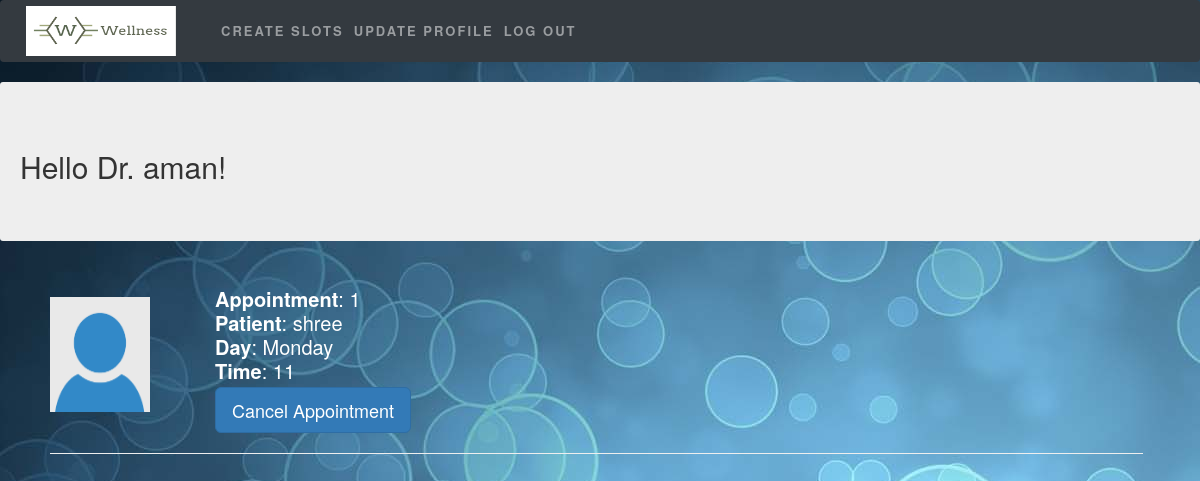
The app's page /user/dashboard (signed in), older data.
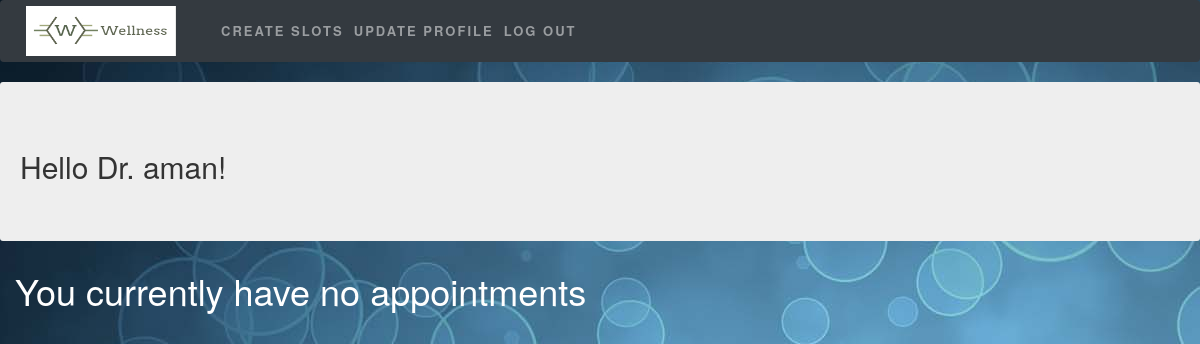
The same page, newer data.
### appointments/models.py (models this page shows, shortened)
class Appointment(models.Model):
    doctor = models.ForeignKey(Doctor , on_delete=models.CASCADE , null=True)
    patient = models.ForeignKey(Patient , on_delete=models.CASCADE , null=True)
    day = models.CharField(max_length = 100 ,choices = days , default='monday')
    time = models.IntegerField( blank = False)
    cancelled = models.BooleanField( default = False)

class Patient (models.Model):
    user = models.OneToOneField(CustomUser, on_delete=models.CASCADE , null=True)
    profile_pic = models.ImageField(upload_to='patient/', default = 'dp.png')
    name = models.CharField(max_length = 200 , blank = False)
    age = models.IntegerField(default = 18)
    sex = models.CharField(max_length = 100 , choices = sex )
    blood_group = models.CharField(max_length=10,  choices = blood_group )
    contact_no  = models.IntegerField()
    email_id = models.CharField(max_length=50)

### appointments/views.py (the view)
# urls.py: path('dashboard', views.dashboard , name='dashboard'),
@login_required
def dashboard(request):
    if request.user.person=='patient':
        patient = models.Patient.objects.filter(user=request.user)
        if not patient :
            form = forms.UpdatePatientDetail()
            if request.method=='POST' :
                form = forms.UpdatePatientDetail(request.POST)
                if form.is_valid():
                    detail = form.save(commit=False)
                    detail.user = request.user
                    detail.save()
                return redirect('appointments:dashboard')
            else :
                return render(request,'appointments/UpdatePatientDetail.html', {'form':form , 'patient':request.user.username} )
        else:
            patient = models.Patient.objects.get(user=request.user)
            apps = models.Appointment.objects.filter(patient=patient)
            apps_new = apps.filter(cancelled=False)
            cancelled = apps.filter(cancelled=True)
            return render(request,'appointments/PatientDashboard.html',{'user':request.user , 'patient':patient, 'apps':apps_new , 'cancelled':cancelled })
    elif request.user.person=='doctor':
        doctor = models.Doctor.objects.filter(user=request.user)
        if not doctor :
            form = forms.UpdateDoctorDetail()
            if request.method=='POST' :
                form = forms.UpdateDoctorDetail(request.POST)
                if form.is_valid():
                    detail = form.save(commit=False)
                    detail.user = request.user
                    detail.save()
                return redirect('appointments:dashboard')
            else :
                return render(request,'appointments/UpdateDoctorDetail.html', {'form':form , 'doctor':request.user.username} )
        else:
            doctor = models.Doctor.objects.get(user=request.user)
            apps_all = models.Appointment.objects.filter(doctor=doctor)
            apps = apps_all.filter(cancelled=False)
            return render(request,'appointments/DoctorDashboard.html',{'user':request.user , 'doctor':doctor, 'apps':apps})

### appointments/templates/appointments/DoctorDashboard.html (shortened to what this page needs)
{% extends "base_generic.html" %}
{% load static %}
{% block css %}
<link rel="stylesheet" href="https://maxcdn.bootstrapcdn.com/bootstrap/3.3.7/css/bootstrap.min.css">
<link href="{% static 'appointments/css/dashboard.css' %}" rel="stylesheet" type="text/css" />
{% endblock %}
{% block content %}
<nav class="navbar navbar-expand-sm bg-dark navbar-dark">
  <a class="navbar-brand" href="#" style="padding-top:0px;">
    <img src="{% static 'images/nll.jpg' %}" width="150" height="50" alt="Wellness">
  </a>
  <ul class="navbar-nav">
    <li class="nav-item">
      <a class="nav-link" href="{% url 'appointments:CreateSlots' doctor.id %}">Create Slots</a>
    </li>
    <li class="nav-item">
      <a class="nav-link" href="{% url 'appointments:UpdateProfile' doctor.id %}">Update Profile</a>
    </li>
    <li class="nav-item" style="float:right;">
      <a class="nav-link" href="{% url 'account_logout' %}">Log Out</a>
    </li>
  </ul>
</nav>
<div class="jumbotron">
  <h2>Hello Dr. {{ doctor.name }}!</h1>
</div>
{% if apps %}
<ol class="display-4">
  <li>
    {% for app in apps %}
        <div class="left-pad">
            <img class="img" src="/media/{{app.patient.profile_pic}}" height=130px width=150px>
            <div class="data"><b>Appointment</b>: {{forloop.counter}}</div>
            <div class="data"><b>Patient</b>: {{ app.patient.name }}</div>
            <div class="data"><b>Day</b>: {{ app.day }}</div>
            <div class="data"><b>Time</b>: {{ app.time }}</div>
            <a href="{% url 'appointments:cancelAppointment' app.id %}"><button type="button" class="btn btn-primary btn-lg">Cancel Appointment</button></a>
            <hr align="left" width=95%>
        </div>
    {% endfor %}
  </li>
</ol>
{% else %}
<h1 class="ml-4" style="color:white;">You currently have no appointments</h1>
{% endif %}
{% endblock%}

Row changes from the older to the newer data that the page shows:
no longer on this page (row edited): Appointment: patient.profile_pic (picture), patient.name "shree", day "Monday", time "11"
Text that changed along with them:
text now shown: "You currently have no appointments"
